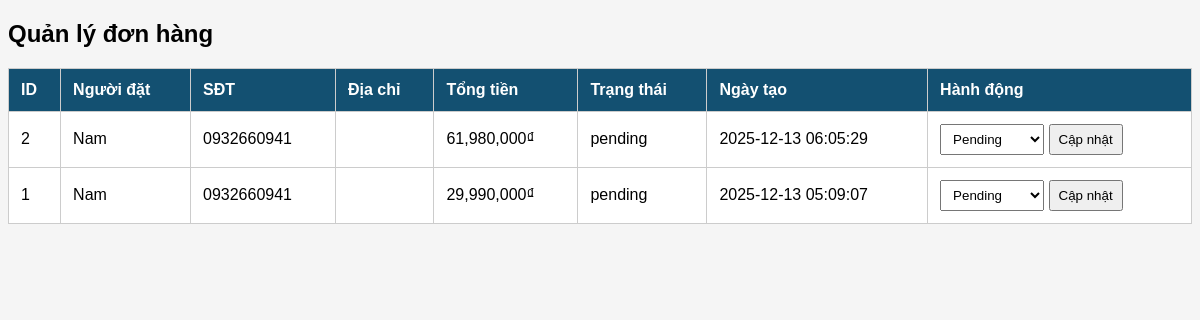
The app's page /admin/orders.php, older data.
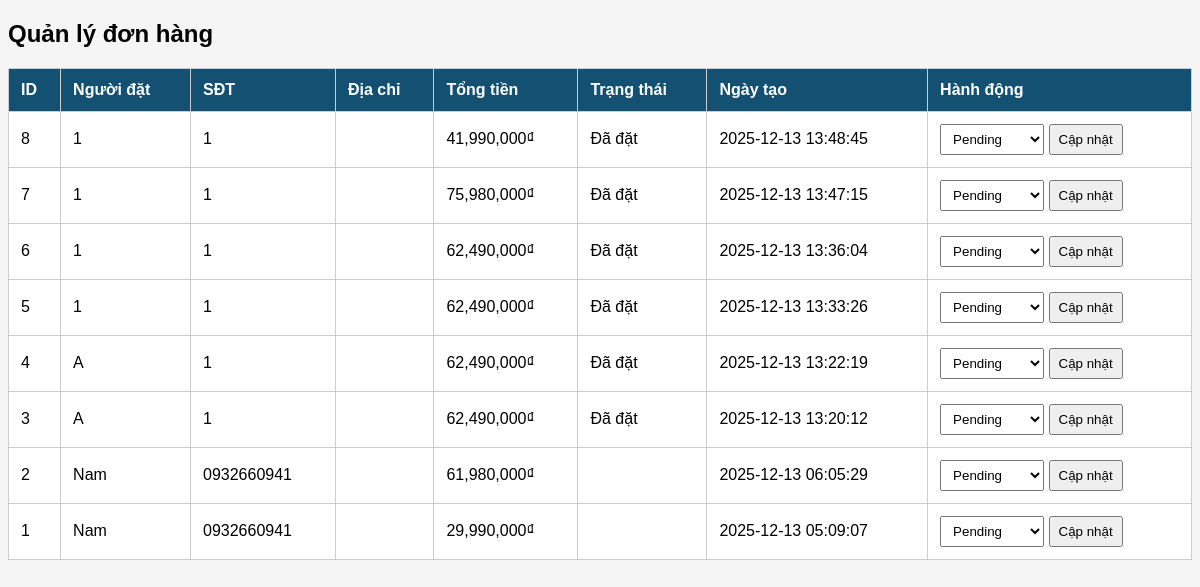
The same page, newer data.
### tables this page shows
CREATE TABLE `orders` (
  `id` int(11) NOT NULL,
  `user_id` int(11) DEFAULT NULL,
  `total` decimal(10,2) DEFAULT NULL,
  `discount` int(11) DEFAULT 0,
  `final_price` decimal(10,2) DEFAULT 0.00,
  `status` enum('Đã đặt','Người bán đang chuẩn bị hàng','Đơn vị giao hàng đã nhận hàng','Hàng đang giao đến nhà bạn','Đơn hàng đã giao','Đơn bị huỷ') DEFAULT 'Đã đặt',
  `payment_method` varchar(50) DEFAULT NULL,
  `shipping_method` varchar(50) DEFAULT NULL,
  `fullname` varchar(255) DEFAULT NULL,
  `phone` varchar(50) DEFAULT NULL,
  `province_id` int(11) NOT NULL,
  `district_id` int(11) NOT NULL,
  `street` varchar(255) DEFAULT NULL,
  `address` text DEFAULT NULL,
  `created_at` timestamp NOT NULL DEFAULT current_timestamp(),
  `coupon_code` varchar(50) DEFAULT NULL,
  `coupon_discount` int(11) DEFAULT 0
);

### admin/orders.php (the view, shortened to what this page needs)
<?php
include "../db.php";
$orders = $conn->query("SELECT * FROM orders ORDER BY created_at DESC");
?>
<!DOCTYPE html>
<html>
<head>
</head>
<body>
<h2>Quản lý đơn hàng</h2>
<table>
<tr>
    <th>ID</th>
    <th>Người đặt</th>
    <th>SĐT</th>
    <th>Địa chỉ</th>
    <th>Tổng tiền</th>
    <th>Trạng thái</th>
    <th>Ngày tạo</th>
    <th>Hành động</th>
</tr>
<?php while($o = $orders->fetch_assoc()): ?>
<tr>
    <td><?= $o['id'] ?></td>
    <td><?= htmlspecialchars($o['fullname']) ?></td>
    <td><?= htmlspecialchars($o['phone']) ?></td>
    <td><?= htmlspecialchars($o['address']) ?></td>
    <td><?= number_format($o['total']) ?>₫</td>
    <td><?= $o['status'] ?></td>
    <td><?= $o['created_at'] ?></td>
    <td>
        <form method="POST">
            <select name="status">
                <option value="Pending"   <?= $o['status']=="Pending" ? "selected" : "" ?>>Pending</option>
            </select>
            <button type="submit" name="update_status">Cập nhật</button>
        </form>
    </td>
</tr>
<?php endwhile; ?>
</table>
</body>
</html>

Row changes from the older to the newer data that the page shows:
added orders: id "8", fullname "1", phone "1", total "41,990,000", status "Đã đặt", created_at "2025-12-13 13:48:45"
added orders: id "7", fullname "1", phone "1", total "75,980,000", status "Đã đặt", created_at "2025-12-13 13:47:15"
added orders: id "6", fullname "1", phone "1", total "62,490,000", status "Đã đặt", created_at "2025-12-13 13:36:04"
added orders: id "5", fullname "1", phone "1", total "62,490,000", status "Đã đặt", created_at "2025-12-13 13:33:26"
added orders: id "4", fullname "A", phone "1", total "62,490,000", status "Đã đặt", created_at "2025-12-13 13:22:19"
added orders: id "3", fullname "A", phone "1", total "62,490,000", status "Đã đặt", created_at "2025-12-13 13:20:12"
changed orders id 2: status "pending" → (not shown)
changed orders id 1: status "pending" → (not shown)
